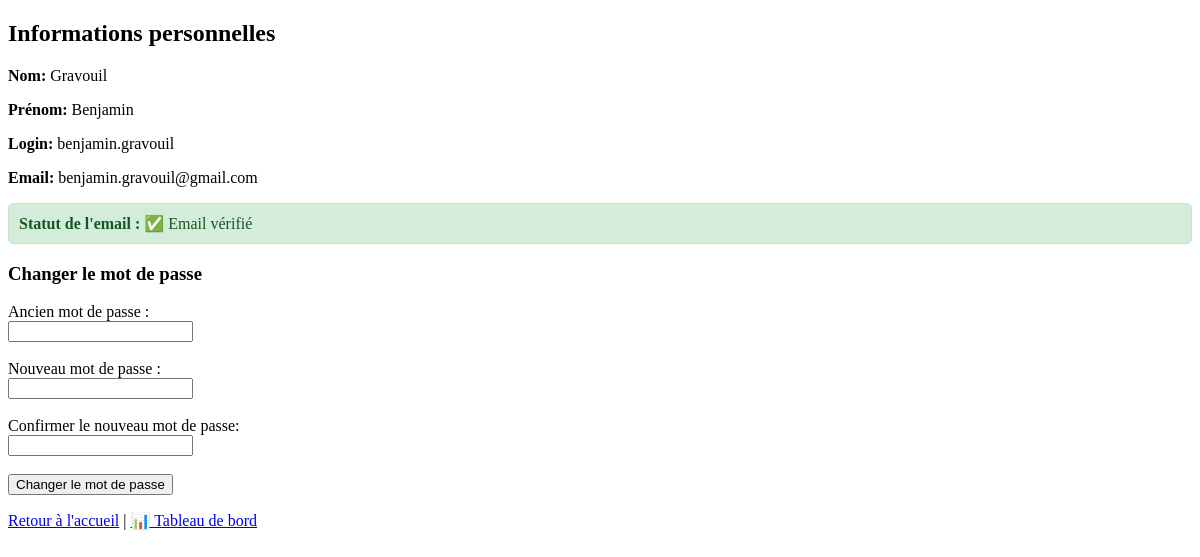
Screenshot of /perso.php (signed in) with the database file from the repository.
### tables this page shows
CREATE TABLE IF NOT EXISTS `utilisateur` (
  `num` int NOT NULL AUTO_INCREMENT,
  `nom` varchar(100) NOT NULL,
  `prenom` varchar(100) NOT NULL,
  `tel` varchar(20) DEFAULT NULL,
  `login` varchar(100) NOT NULL,
  `motdepasse` varchar(100) NOT NULL,
  `type` int DEFAULT NULL,
  `email` varchar(100) DEFAULT NULL,
  `option` int DEFAULT NULL,
  `num_stage` int DEFAULT NULL,
  `token` varchar(10000) NOT NULL,
  `date` date DEFAULT NULL,
  `token_created_at` datetime DEFAULT NULL,
  `email_valide` tinyint(1) DEFAULT '0',
  `code_verification` varchar(10) DEFAULT NULL,
  `email_verification_token` varchar(100) DEFAULT NULL,
  `email_verification_token_created_at` datetime DEFAULT NULL,
  PRIMARY KEY (`num`),
  UNIQUE KEY `login` (`login`),
  UNIQUE KEY `email` (`email`),
  KEY `num_stage` (`num_stage`)
);

### perso.php (the view, shortened to what this page needs)
<?php
include '_conf.php';
$bdd = mysqli_connect($serveurBDD, $userBDD, $mdpBDD, $nomBDD);
$user_id = $_SESSION['Sid'];
$query = "SELECT * FROM utilisateur WHERE num = $user_id";
$result = mysqli_query($bdd, $query);
$user = mysqli_fetch_assoc($result);
?>
<!DOCTYPE html>
<html lang="fr">
<head>
</head>
<body>
    <h2>Informations personnelles</h2>
    <p><strong>Nom:</strong> <?php echo $user['nom']; ?></p>
    <p><strong>Prénom:</strong> <?php echo $user['prenom']; ?></p>
    <p><strong>Login:</strong> <?php echo $user['login']; ?></p>
    <p><strong>Email:</strong> <?php echo $user['email']; ?></p>
    <div class="email-status <?php echo $user['email_valide'] ? 'email-valide' : 'email-non-valide'; ?>">
        <strong>Statut de l'email :</strong>
        <?php if ($user['email_valide']): ?>
            ✅ Email vérifié
        <?php endif; ?>
    </div>
    <h3>Changer le mot de passe</h3>
    <form method="POST">
        <label>Ancien mot de passe :</label><br>
        <input type="password" name="old_password" required><br><br>
        <label>Nouveau mot de passe :</label><br>
        <input type="password" name="new_password" required><br><br>
        <label>Confirmer le nouveau mot de passe:</label><br>
        <input type="password" name="confirm_password" required><br><br>
        <button type="submit" name="update_password">Changer le mot de passe</button>
    </form>
    <p><a href="accueil.php">Retour à l'accueil</a> | <a href="<?php echo $_SESSION['Stype'] == 1 ? 'tableau_bord_prof.php' : 'tableau_bord_eleve.php'; ?>">📊 Tableau de bord</a></p>
</body>
</html>

### perso.php (style rules this page uses)
.email-status { padding: 10px; margin: 10px 0; border-radius: 5px; }
.email-valide { background-color: #d4edda; border: 1px solid #c3e6cb; color: #155724; }

### rows the page displays
utilisateur: nom "Gravouil", prenom "Benjamin", login "benjamin.gravouil", email "benjamin.gravouil@gmail.com"
